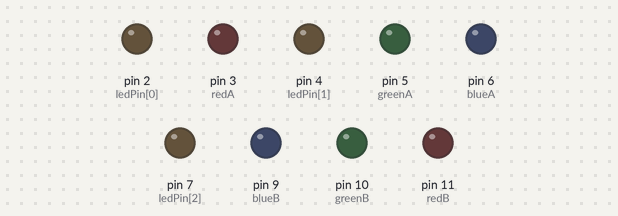
Recording of a sketch running on a simulated Arduino Nano, built with avr-gcc and run on an emulated ATmega328P. Parts: output pins drawn as LEDs (lit = HIGH).

Above: at 0.15 s.
At 0.75 s:
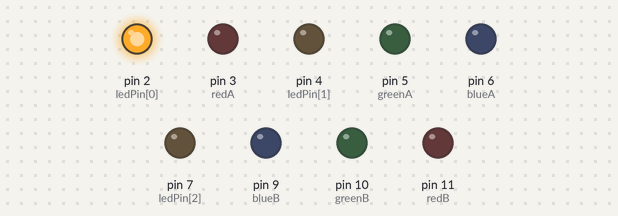
At 1.95 s:
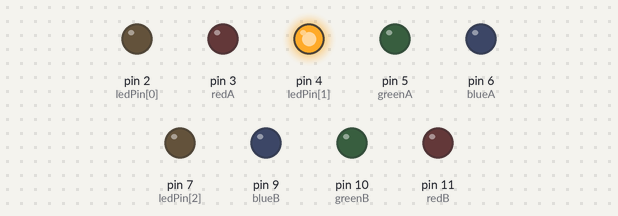
At 4.06 s:
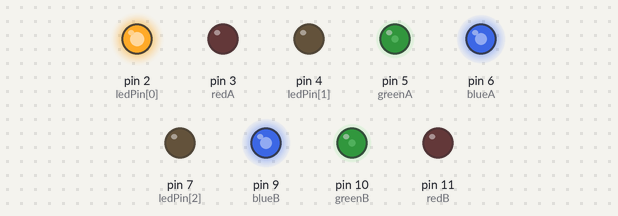
Timing chart, 0 to 4.0 s (numbered marks = the images above):
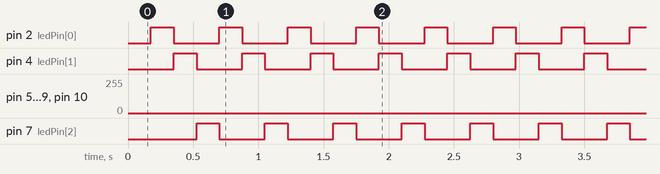

Measured:
- by itself, pin 2 (ledPin[0]), pin 4 (ledPin[1]), pin 7 (ledPin[2]): alternates HIGH for 0.18 s and LOW for 0.35 s

The sketch:

sttos_galileo.ino
```cpp
/*
 * Name:    STTOS - Galileo Shuttlecraft
 * Author:  Jay Blanchard
 * Date:    January 2021
 * Board:   Arduino Nano
 *
 * Usage:   Load into Ardiono Nano to animate lighting for the STTOS Galileo Shuttlecraft
 *          Bussards
 */

/* Bussard Spinner Variables */
const int ledPin[] = {2, 4, 7};
const int numLED = sizeof(ledPin) / sizeof(ledPin[0]);

/*
 * Bussard Color Wave Variables
 * Designed for a common cathode RGB LED the actual color of the LED does not have to match
 * the pin name as long as each of the three anode (color) pins are attached to the proper
 * output on the Arduino. The only time you really need to pay attention is if you want the
 * RGB LEDs to be on the same "cycle" and showing the same color at the same time.
 */
const int redA = 3;
const int greenA = 5;
const int blueA = 6;

const int redB = 11;
const int greenB = 10;
const int blueB = 9;

long int fade_goTime;
int fade_break = 2; // color change speed, lower number means faster change

void setup() {
  /* Bussard Spinner Set Up */
  Serial.begin(9600);
  for (byte i = 0; i < numLED; i++) {
    pinMode(ledPin[i], OUTPUT);
    digitalWrite(ledPin[i], LOW);
  }

  /* Bussard Color Wave Set Up */
  fade_goTime = millis();
}

void loop() {
  bussardSpinner();
  if(millis() >= fade_goTime) bussardWave();
}


void bussardSpinner() {

  const unsigned long delayTime = 175; // speed of spinner
  static unsigned long lastTime;
  static int idx = 0;        // current index into led array
  static int prevIdx = numLED - 1;

  unsigned long t = millis();
  if (t - lastTime >= delayTime) {
    lastTime = t;
    digitalWrite(ledPin[idx], HIGH);
    digitalWrite(ledPin[prevIdx], LOW);
    prevIdx = idx;
    idx++;

    if (numLED == idx) {
      idx = 0; // reset idx
    }

  }
}

void bussardWave() {

  static unsigned int rgbColour[3] = {255,0,0};
  static int incColour = 1;
  static int decColour = 0;
  static int i = -1;

  // cross-fade two colours.
  i++;
  if(i > 254) {
    i=0;
    decColour ++;
    if(decColour > 2) decColour = 0;
    if(decColour == 2)  incColour = 0;
    else incColour = decColour +1;
  }


  rgbColour[decColour] -= 1;
  rgbColour[incColour] += 1;

  setColourRgb(rgbColour[0], rgbColour[1], rgbColour[2]);
  fade_goTime = millis() + fade_break;
}

void setColourRgb(unsigned int red, unsigned int green, unsigned int blue) {
  analogWrite(redA, red);
  analogWrite(greenA, green);
  analogWrite(blueA, blue);
  analogWrite(redB, red);
  analogWrite(greenB, green);
  analogWrite(blueB, blue);
 }
```
